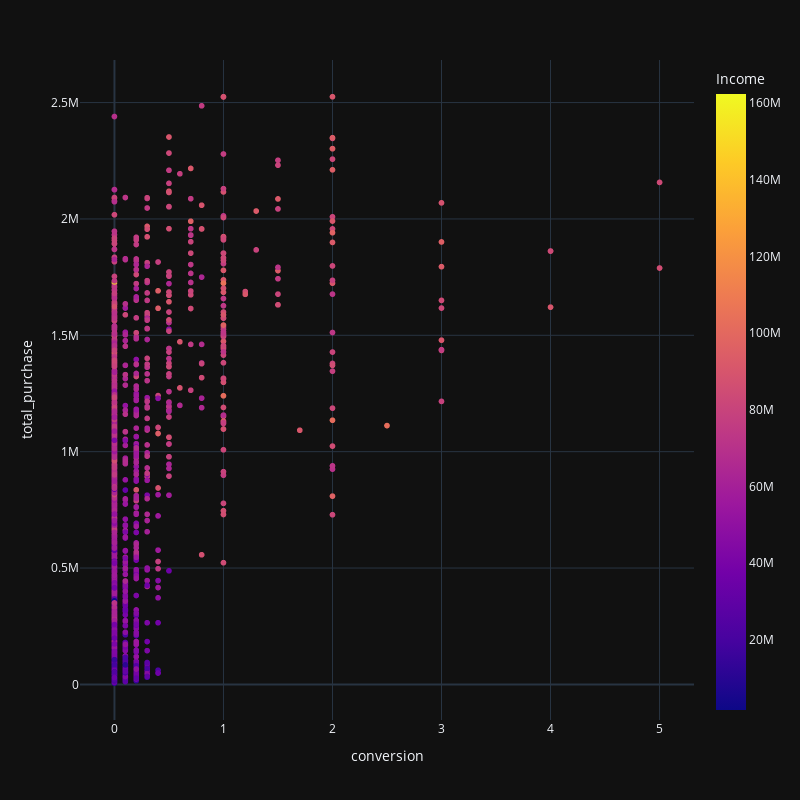

Notebook code cell kept with this figure:
### Code cell
fig = px.scatter(df6_out, x='conversion', y='total_purchase',color='Income',
                 template='plotly_dark',width=800, height=800)
fig.show()

### Figure 1 — Plotly figure (JSON) as saved in the notebook; plotly's stock layout.template omitted (floating-point values rounded to 4 significant figures; data arrays with more than 128 entries replaced by an {"elided": "..."} marker saying what was removed)
{"data": [{"hovertemplate": "conversion=%{x}<br>total_purchase=%{y}<br>Income=%{marker.color}<extra></extra>", "legendgroup": "", "marker": {"color": {"elided": "2215 int values"}, "coloraxis": "coloraxis", "symbol": "circle"}, "mode": "markers", "name": "", "showlegend": false, "type": "scattergl", "x": {"elided": "2215 float values"}, "xaxis": "x", "y": {"elided": "2215 int values"}, "yaxis": "y"}], "layout": {"coloraxis": {"colorbar": {"title": {"text": "Income"}}, "colorscale": [[0, "#0d0887"], [0.1111, "#46039f"], [0.2222, "#7201a8"], [0.3333, "#9c179e"], [0.4444, "#bd3786"], [0.5556, "#d8576b"], [0.6667, "#ed7953"], [0.7778, "#fb9f3a"], [0.8889, "#fdca26"], [1, "#f0f921"]]}, "height": 800, "legend": {"tracegroupgap": 0}, "margin": {"t": 60}, "width": 800, "xaxis": {"anchor": "y", "domain": [0, 1], "title": {"text": "conversion"}}, "yaxis": {"anchor": "x", "domain": [0, 1], "title": {"text": "total_purchase"}}}}
